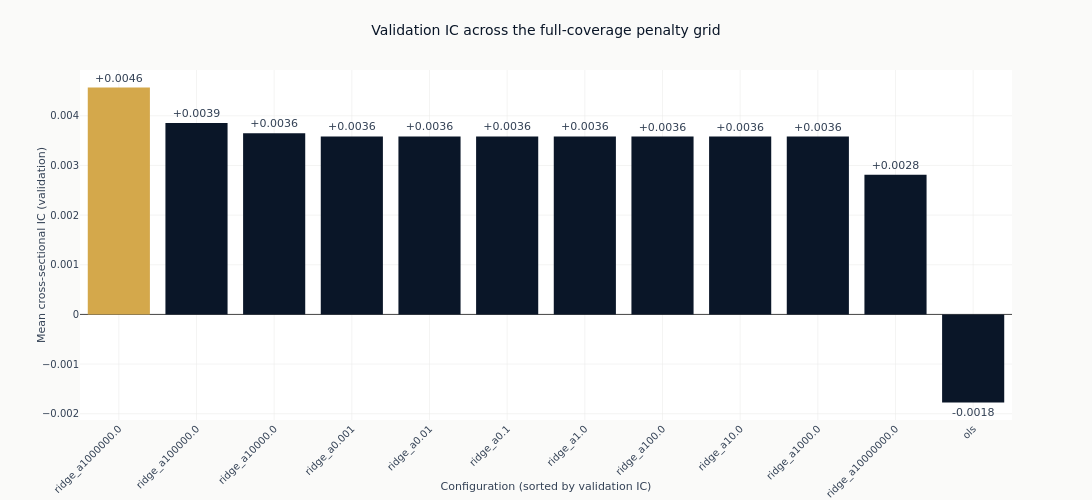

Here is the notebook cell this chart was saved with:
### Markdown cell above
### How the penalty grid ranks

Only the configurations measured at all `full_times` decision times are charted. The
partial-coverage ones are in the table above with `full_coverage` false, and are left out here
because their IC is an average over a different set of timestamps.

### Code cell
def compact(params: str) -> str:
    """Render declared parameters for a title: `alpha=1000000.0` reads as `alpha=1e+06`."""
    return re.sub(r"\d+\.?\d*(?:[eE][+-]?\d+)?", lambda m: f"{float(m.group()):g}", params)


full = catalog.filter("full_coverage")
leader = full.row(0, named=True)

fig_ic = go.Figure(
    go.Bar(
        x=full.get_column("config_name").to_list(),
        y=full.get_column("ic_mean").to_list(),
        marker_color=[
            COLORS["amber"] if name == leader["config_name"] else COLORS["blue"]
            for name in full.get_column("config_name")
        ],
        text=[f"{value:+.4f}" for value in full.get_column("ic_mean")],
        textposition="outside",
        cliponaxis=False,
    )
)
fig_ic.update_layout(
    title="Validation IC across the full-coverage penalty grid",
    height=500,
    width=1100,
    showlegend=False,
    margin=dict(t=70),
)
fig_ic.update_xaxes(title_text="Configuration (sorted by validation IC)", tickangle=-45)
fig_ic.update_yaxes(title_text="Mean cross-sectional IC (validation)")
show_plotly_with_alt(
    fig_ic,
    "Bar chart of mean validation information coefficient for every full-coverage linear "
    f"configuration, sorted descending. {leader['config_name']} ({compact(leader['params'])}) "
    f"is highlighted in amber at the top of the ranking at IC {leader['ic_mean']:+.4f}. Values "
    "across the grid are a few thousandths, the scale a fifteen-minute horizon supports.",
)

### Figure 1 — Plotly figure (JSON) as saved in the notebook; plotly's stock layout.template omitted (floating-point values rounded to 4 significant figures)
{"data": [{"cliponaxis": false, "marker": {"color": ["#D4A84B", "#0a1628", "#0a1628", "#0a1628", "#0a1628", "#0a1628", "#0a1628", "#0a1628", "#0a1628", "#0a1628", "#0a1628", "#0a1628"]}, "text": ["+0.0046", "+0.0039", "+0.0036", "+0.0036", "+0.0036", "+0.0036", "+0.0036", "+0.0036", "+0.0036", "+0.0036", "+0.0028", "-0.0018"], "textposition": "outside", "type": "bar", "x": ["ridge_a1000000.0", "ridge_a100000.0", "ridge_a10000.0", "ridge_a0.001", "ridge_a0.01", "ridge_a0.1", "ridge_a1.0", "ridge_a100.0", "ridge_a10.0", "ridge_a1000.0", "ridge_a10000000.0", "ols"], "y": [0.00457, 0.003856, 0.003649, 0.003585, 0.003584, 0.003584, 0.003584, 0.003583, 0.003582, 0.003582, 0.002814, -0.001774]}], "layout": {"height": 500, "margin": {"t": 70}, "showlegend": false, "title": {"text": "Validation IC across the full-coverage penalty grid"}, "width": 1100, "xaxis": {"tickangle": -45, "title": {"text": "Configuration (sorted by validation IC)"}}, "yaxis": {"title": {"text": "Mean cross-sectional IC (validation)"}}}}
